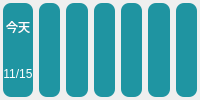
       <widget class="QWidget" name="widget0401" native="true">
        <layout class="QGridLayout" name="gridLayout_3">
         <property name="leftMargin">
          <number>3</number>
         </property>
         <property name="topMargin">
          <number>3</number>
         </property>
         <property name="rightMargin">
          <number>3</number>
         </property>
         <property name="bottomMargin">
          <number>3</number>
         </property>
         <property name="verticalSpacing">
          <number>0</number>
         </property>
         <item row="0" column="5">
          <widget class="QLabel" name="labelDate5">
           <property name="styleSheet">
            <string notr="true">color: rgb(255, 255, 255);
background-color: rgb(31, 148, 161);
border-radius: 8px;
border-bottom-left-radius: 0px;
border-bottom-right-radius: 0px;</string>
           </property>
           <property name="text">
            <string/>
           </property>
           <property name="alignment">
            <set>Qt::AlignCenter</set>
           </property>
          </widget>
         </item>
         <item row="1" column="5">
          <widget class="QLabel" name="labelDate55">
           <property name="styleSheet">
            <string notr="true">color: rgb(255, 255, 255);
background-color: rgb(31, 149, 162);
border-radius: 8px;
border-top-left-radius: 0px;
border-top-right-radius: 0px;</string>
           </property>
           <property name="text">
            <string/>
           </property>
           <property name="alignment">
            <set>Qt::AlignCenter</set>
           </property>
          </widget>
         </item>
         <item row="0" column="2">
          <widget class="QLabel" name="labelDate2">
           <property name="styleSheet">
            <string notr="true">color: rgb(255, 255, 255);
background-color: rgb(31, 148, 161);
border-radius: 8px;
border-bottom-left-radius: 0px;
border-bottom-right-radius: 0px;</string>
           </property>
           <property name="text">
            <string/>
           </property>
           <property name="alignment">
            <set>Qt::AlignCenter</set>
           </property>
          </widget>
         </item>
         <item row="1" column="1">
          <widget class="QLabel" name="labelDate11">
           <property name="styleSheet">
            <string notr="true">color: rgb(255, 255, 255);
background-color: rgb(31, 149, 162);
border-radius: 8px;
border-top-left-radius: 0px;
border-top-right-radius: 0px;</string>
           </property>
           <property name="text">
            <string/>
           </property>
           <property name="alignment">
            <set>Qt::AlignCenter</set>
           </property>
          </widget>
         </item>
         <item row="1" column="0">
          <widget class="QLabel" name="labelDate00">
           <property name="styleSheet">
            <string notr="true">color: rgb(255, 255, 255);
background-color: rgb(31, 149, 162);
border-radius: 8px;
border-top-left-radius: 0px;
border-top-right-radius: 0px;</string>
           </property>
           <property name="text">
            <string>11/15</string>
           </property>
           <property name="alignment">
            <set>Qt::AlignCenter</set>
           </property>
          </widget>
         </item>
         <item row="1" column="3">
          <widget class="QLabel" name="labelDate33">
           <property name="styleSheet">
            <string notr="true">color: rgb(255, 255, 255);
background-color: rgb(31, 149, 162);
border-radius: 8px;
border-top-left-radius: 0px;
border-top-right-radius: 0px;</string>
           </property>
           <property name="text">
            <string/>
           </property>
           <property name="alignment">
            <set>Qt::AlignCenter</set>
           </property>
          </widget>
         </item>
         <item row="0" column="4">
          <widget class="QLabel" name="labelDate4">
           <property name="styleSheet">
            <string notr="true">color: rgb(255, 255, 255);
background-color: rgb(31, 148, 161);
border-radius: 8px;
border-bottom-left-radius: 0px;
border-bottom-right-radius: 0px;</string>
           </property>
           <property name="text">
            <string/>
           </property>
           <property name="alignment">
            <set>Qt::AlignCenter</set>
           </property>
          </widget>
         </item>
         <item row="1" column="2">
          <widget class="QLabel" name="labelDate22">
           <property name="styleSheet">
            <string notr="true">color: rgb(255, 255, 255);
background-color: rgb(31, 149, 162);
border-radius: 8px;
border-top-left-radius: 0px;
border-top-right-radius: 0px;</string>
           </property>
           <property name="text">
            <string/>
           </property>
           <property name="alignment">
            <set>Qt::AlignCenter</set>
           </property>
          </widget>
         </item>
         <item row="0" column="0">
          <widget class="QLabel" name="labelDate0">
           <property name="styleSheet">
            <string notr="true">color: rgb(255, 255, 255);
background-color: rgb(31, 148, 161);
border-radius: 8px;
border-bottom-left-radius: 0px;
border-bottom-right-radius: 0px;</string>
           </property>
           <property name="text">
            <string>今天</string>
           </property>
           <property name="alignment">
            <set>Qt::AlignCenter</set>
           </property>
          </widget>
         </item>
         <item row="1" column="4">
          <widget class="QLabel" name="labelDate44">
           <property name="styleSheet">
            <string notr="true">color: rgb(255, 255, 255);
background-color: rgb(31, 149, 162);
border-radius: 8px;
border-top-left-radius: 0px;
border-top-right-radius: 0px;</string>
           </property>
           <property name="text">
            <string/>
           </property>
           <property name="alignment">
            <set>Qt::AlignCenter</set>
           </property>
          </widget>
         </item>
         <item row="0" column="1">
          <widget class="QLabel" name="labelDate1">
           <property name="styleSheet">
            <string notr="true">color: rgb(255, 255, 255);
background-color: rgb(31, 148, 161);
border-radius: 8px;
border-bottom-left-radius: 0px;
border-bottom-right-radius: 0px;</string>
           </property>
           <property name="text">
            <string/>
           </property>
           <property name="alignment">
            <set>Qt::AlignCenter</set>
           </property>
          </widget>
         </item>
         <item row="0" column="3">
          <widget class="QLabel" name="labelDate3">
           <property name="styleSheet">
            <string notr="true">color: rgb(255, 255, 255);
background-color: rgb(31, 148, 161);
border-radius: 8px;
border-bottom-left-radius: 0px;
border-bottom-right-radius: 0px;</string>
           </property>
           <property name="text">
            <string/>
           </property>
           <property name="alignment">
            <set>Qt::AlignCenter</set>
           </property>
          </widget>
         </item>
         <item row="0" column="6">
          <widget class="QLabel" name="labelDate6">
           <property name="styleSheet">
            <string notr="true">color: rgb(255, 255, 255);
background-color: rgb(31, 148, 161);
border-radius: 8px;
border-bottom-left-radius: 0px;
border-bottom-right-radius: 0px;</string>
           </property>
           <property name="text">
            <string/>
           </property>
           <property name="alignment">
            <set>Qt::AlignCenter</set>
           </property>
          </widget>
         </item>
         <item row="1" column="6">
          <widget class="QLabel" name="labelDate66">
           <property name="styleSheet">
            <string notr="true">color: rgb(255, 255, 255);
background-color: rgb(31, 149, 162);
border-radius: 8px;
border-top-left-radius: 0px;
border-top-right-radius: 0px;</string>
           </property>
           <property name="text">
            <string/>
           </property>
           <property name="alignment">
            <set>Qt::AlignCenter</set>
           </property>
          </widget>
         </item>
        </layout>
       </widget>
